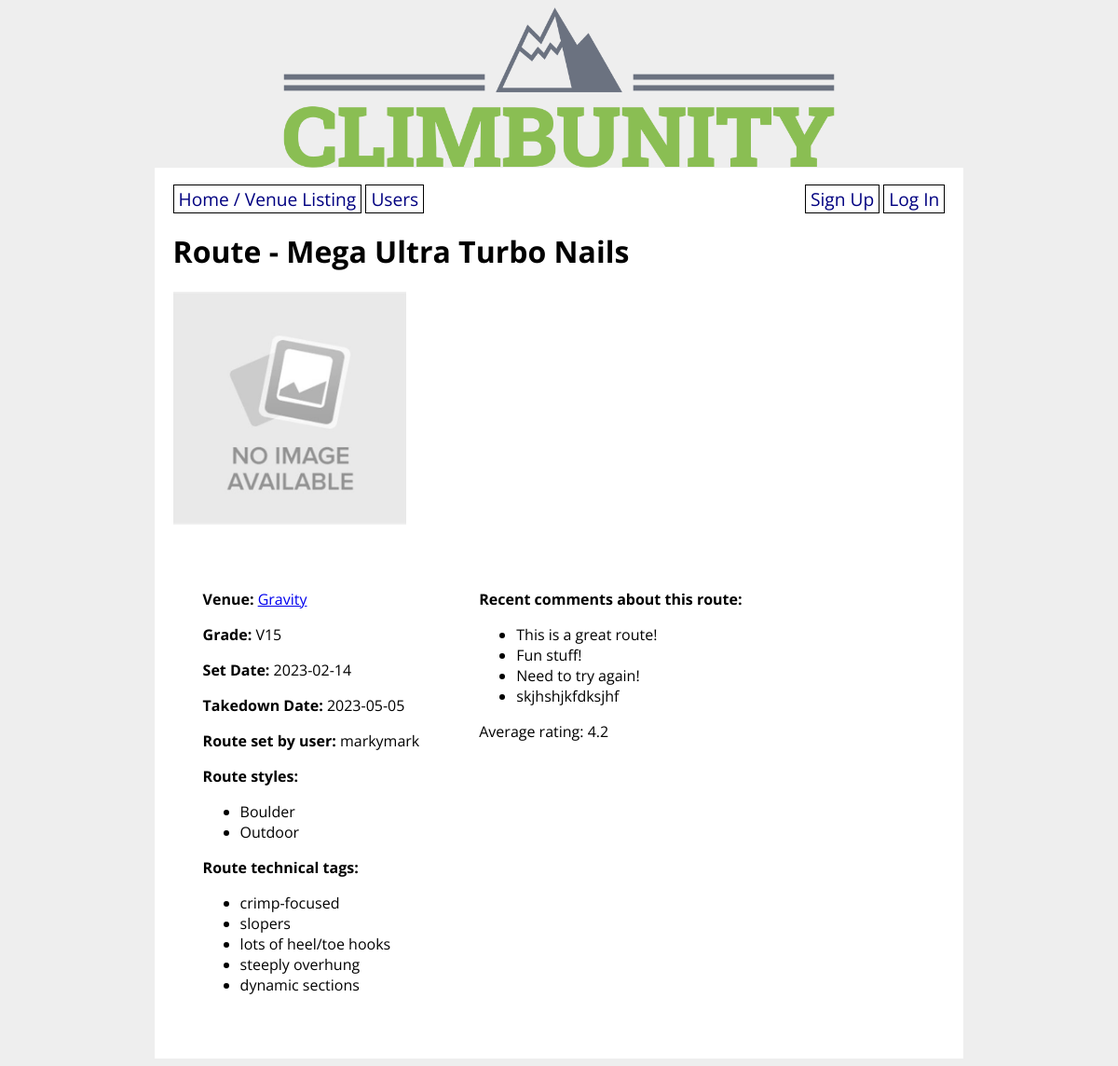
/route/1, run on the app's committed database.
### climbunity_app/models.py (models this page shows, shortened)
class Route(db.Model):
    id = db.Column(db.Integer, primary_key=True)
    venue_id = db.Column(db.Integer, db.ForeignKey('venue.id'), nullable=False)
    setter_id = db.Column(db.Integer, db.ForeignKey('user.id'))
    name = db.Column(db.String(80), nullable=False)
    grade = db.Column(db.String(10), nullable=False)
    photo_url = db.Column(URLType)
    route_set_date = db.Column(db.Date)
    route_takedown_date = db.Column(db.Date)
    projecting_users = db.relationship('User',
        secondary='user_project_lists', back_populates='user_projects'
    )
    ascents_on_route = db.relationship('Ascent',
        secondary='route_ascent_lists', back_populates='routes_ascended'
    )
    possible_route_styles = db.relationship('Style',
        secondary='route_style_lists', back_populates='route_styles'
    )
    route_tags = db.relationship('Tag',
        secondary='route_tag_lists', back_populates='tagged_routes'
    )

class Venue(db.Model):
    id = db.Column(db.Integer, primary_key=True)
    name = db.Column(db.String(80), nullable=False)
    address = db.Column(db.String(80), nullable=False)
    open_hours = db.Column(db.String(1000))
    description = db.Column(db.String(1000))
    booked_appointments = db.relationship('Appointment',
        secondary='venue_bookings', back_populates='appointment_venues'
    )
    def __str__(self):
        return f'{self.name}'

class User(UserMixin, db.Model):
    id = db.Column(db.Integer, primary_key=True)
    username = db.Column(db.String(80), nullable=False, unique=True)
    password = db.Column(db.String(200), nullable=False)
    email = db.Column(db.String(200), nullable=False)
    first_name = db.Column(db.String(50), nullable=False)
    last_name = db.Column(db.String(50), nullable=False)
    address = db.Column(db.String(200), nullable=False)
    has_gear = db.Column(db.Boolean, nullable=False)
    user_projects = db.relationship('Route',
        secondary='user_project_lists', back_populates='projecting_users'
    )
    user_appointments = db.relationship('Appointment',
        secondary='appointment_guests', back_populates='appointment_attendants'
    )
    user_does_styles = db.relationship('Style',
        secondary='user_style_lists', back_populates='climber_styles'
    )
    def __str__(self):
        return f'{self.username}'

class Style(db.Model):
    id = db.Column(db.Integer, primary_key=True)
    style = db.Column(db.String(8))
    climber_styles = db.relationship('User',
        secondary='user_style_lists', back_populates='user_does_styles'
    )
    route_styles = db.relationship('Route',
        secondary='route_style_lists', back_populates='possible_route_styles'
    )
    def __str__(self):
        return f'{self.style}'

class Tag(db.Model):
    id = db.Column(db.Integer, primary_key=True)
    tag = db.Column(db.String)
    tagged_routes = db.relationship('Route',
        secondary='route_tag_lists', back_populates='route_tags'
    )
    def __str__(self):
        return f'{self.tag}'
    def __repr__(self):
        return f'{self.tag}'

class Ascent(db.Model):
    id = db.Column(db.Integer, primary_key=True)
    user_id = db.Column(db.Integer, db.ForeignKey('user.id'), nullable=False)
    route_id = db.Column(db.Integer, db.ForeignKey('route.id'), nullable=False)
    send_date = db.Column(db.Date)
    send_type = db.Column(db.Enum(SendType))
    send_rating = db.Column(db.Integer)
    send_comments = db.Column(db.String)
    routes_ascended = db.relationship('Route',
        secondary="route_ascent_lists", back_populates='ascents_on_route'
    )

### climbunity_app/main/routes.py (the view, shortened to what this page needs)
@main.route('/route/<route_id>', methods=['GET', 'POST'])
def route_detail(route_id):
    route = Route.query.get(route_id)
    route_venue = Venue.query.get(route.venue_id)
    setter = User.query.get(route.setter_id)
    ratings = 0
    rating = 0
    if route.ascents_on_route:
        for ascent in route.ascents_on_route:
            ratings += ascent.send_rating
        rating = ratings/len(route.ascents_on_route)
    form = RouteForm(obj=route)
    item = Route.query.get(route_id)
    return render_template('route_detail.html', form=form, route=route, route_venue=route_venue, setter=setter, rating=rating)

### climbunity_app/templates/route_detail.html (shortened to what this page needs)
{% extends 'base.html' %}
{% block content %}
    <h1>Route - {{ route.name }}</h1>
    {% if route.photo_url %}
        <p><img src="{{ route.photo_url }}" width="250px" height="250px"></p>
    {% endif %}
    <div class="route-container">
        <div class="route-info">
        <p><strong>Venue:</strong> <a href="/venue/{{ route_venue.id }}">{{ route_venue }}</a></p>
        <p><strong>Grade:</strong> {{ route.grade }}</p>
        <p><strong>Set Date:</strong> {{ route.route_set_date }}</p>
        <p><strong>Takedown Date:</strong> {{ route.route_takedown_date }}</p>
        <p><strong>Route set by user:</strong> {{ setter }}</p>
        <p><strong>Route styles:</strong></p>
        <ul>
            {% for style in route.possible_route_styles %}
                <li>{{ style }}</li>
            {% endfor %}
        </ul>
        <p><strong>Route technical tags:</strong></p>
        <ul>
            {% for tag in route.route_tags %}
                <li>{{ tag }}</li>
            {% endfor %}
        </ul>
        </div>
        <div class="route-social">
            {% if route.ascents_on_route %}
                <p><strong>Recent comments about this route:</strong></p>
                <ul>
                    {% for ascent in route.ascents_on_route %}
                        {% if ascent.send_comments %}
                            <li>{{ ascent.send_comments }}</li>
                        {% endif %}
                    {% endfor %}
                </ul>
                <p>Average rating: {{ rating }}</p>
            {% else %}
                <p>No comments yet... Log an ascent and leave some comments!</p>
            {% endif %}
        </div>
    </div>
{% endblock %}

### climbunity_app/static/style.css (style rules this page uses)
body { display: flex; flex-direction: column; align-items: center; background-color: #eee; font-family: 'Open Sans', sans-serif; }
.route-container { display: flex; flex-direction: row; }
.route-info, .route-social { padding: 2em }

### data on the page
Route: name "Mega Ultra Turbo Nails", photo_url (placeholder picture), grade "V15", route_set_date "2023-02-14", route_takedown_date "2023-05-05"
Venue: name "Gravity"
User: username "markymark"
Style: style "Boulder"
Style: style "Outdoor"
Tag: tag "crimp-focused"
Tag: tag "slopers"
Tag: tag "lots of heel/toe hooks"
Tag: tag "steeply overhung"
Tag: tag "dynamic sections"
Ascent: send_comments "This is a great route!"
Ascent: send_comments "Fun stuff!"
Ascent: send_comments "Need to try again!"
Ascent: send_comments "skjhshjkfdksjhf"

### other printed values
{{ rating }} "4.2"
